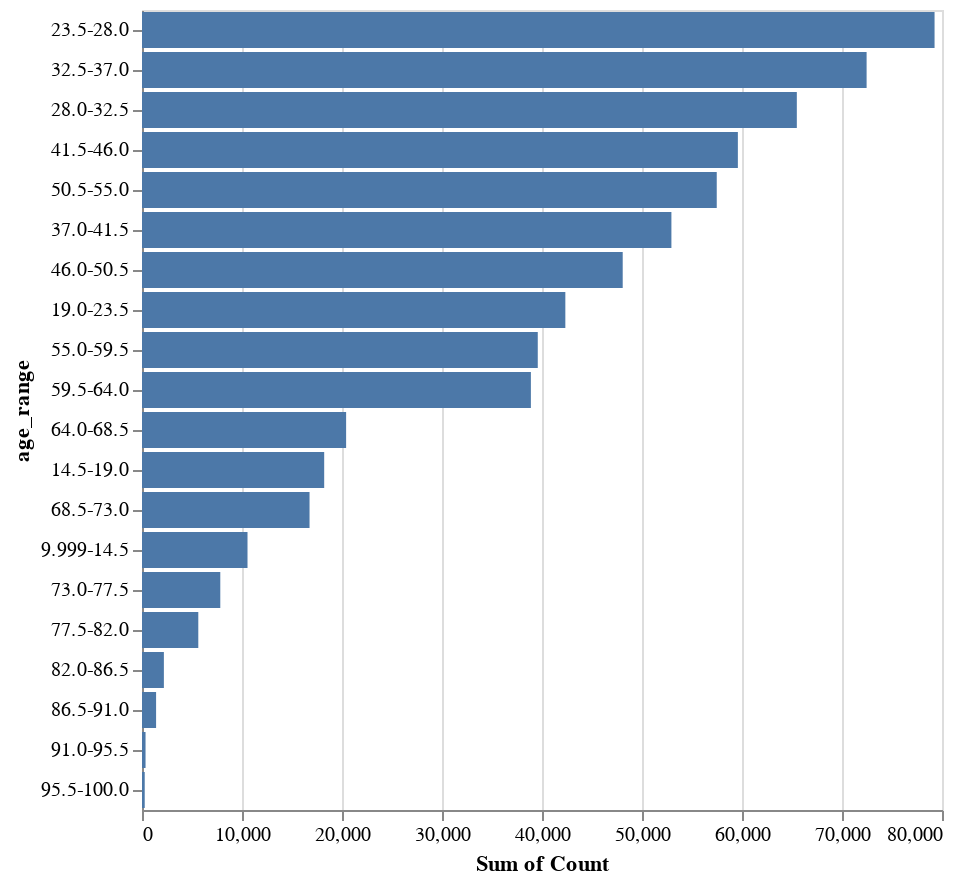

The code cell stored with this chart in its notebook:
### Code cell
alt.Chart(dl_age_combined_df).mark_bar().encode(
    x='sum(Count)',
    y=alt.Y('age_range:N',sort='-x')
)

### Figure 1 — Vega-Lite specification as saved in the notebook (floating-point values rounded to 4 significant figures)
{"config": {"view": {"continuousWidth": 400, "continuousHeight": 300}}, "data": {"name": "data-bb06c4c675da7717a2b61706e2b4ad1c"}, "mark": "bar", "encoding": {"x": {"type": "quantitative", "aggregate": "sum", "field": "Count"}, "y": {"type": "nominal", "field": "age_range", "sort": "-x"}}, "$schema": "https://vega.github.io/schema/vega-lite/v4.8.1.json", "datasets": {"data-bb06c4c675da7717a2b61706e2b4ad1c": [{"Factor": 28.0, "Count": 17305, "age_range": "23.5-28.0"}, {"Factor": 27.0, "Count": 16877, "age_range": "23.5-28.0"}, {"Factor": 29.0, "Count": 16849, "age_range": "28.0-32.5"}, {"Factor": 30.0, "Count": 16803, "age_range": "28.0-32.5"}, {"Factor": 31.0, "Count": 16025, "age_range": "28.0-32.5"}, {"Factor": 32.0, "Count": 15806, "age_range": "28.0-32.5"}, {"Factor": 26.0, "Count": 15758, "age_range": "23.5-28.0"}, {"Factor": 33.0, "Count": 15611, "age_range": "32.5-37.0"}, {"Factor": 25.0, "Count": 15155, "age_range": "23.5-28.0"}, {"Factor": 35.0, "Count": 14742, "age_range": "32.5-37.0"}, {"Factor": 34.0, "Count": 14647, "age_range": "32.5-37.0"}, {"Factor": 24.0, "Count": 14161, "age_range": "23.5-28.0"}, {"Factor": 37.0, "Count": 13956, "age_range": "32.5-37.0"}, {"Factor": 38.0, "Count": 13593, "age_range": "37.0-41.5"}, {"Factor": 36.0, "Count": 13505, "age_range": "32.5-37.0"}, {"Factor": 23.0, "Count": 13342, "age_range": "19.0-23.5"}, {"Factor": 40.0, "Count": 13237, "age_range": "37.0-41.5"}, {"Factor": 39.0, "Count": 13106, "age_range": "37.0-41.5"}, {"Factor": 41.0, "Count": 13005, "age_range": "37.0-41.5"}, {"Factor": 47.0, "Count": 12472, "age_range": "46.0-50.5"}, {"Factor": 42.0, "Count": 12297, "age_range": "41.5-46.0"}, {"Factor": 48.0, "Count": 12292, "age_range": "46.0-50.5"}, {"Factor": 43.0, "Count": 12115, "age_range": "41.5-46.0"}, {"Factor": 49.0, "Count": 11877, "age_range": "46.0-50.5"}, {"Factor": 45.0, "Count": 11780, "age_range": "41.5-46.0"}, {"Factor": 53.0, "Count": 11729, "age_range": "50.5-55.0"}, {"Factor": 44.0, "Count": 11709, "age_range": "41.5-46.0"}, {"Factor": 46.0, "Count": 11686, "age_range": "41.5-46.0"}, {"Factor": 52.0, "Count": 11658, "age_range": "50.5-55.0"}, {"Factor": 54.0, "Count": 11452, "age_range": "50.5-55.0"}, {"Factor": 55.0, "Count": 11446, "age_range": "50.5-55.0"}, {"Factor": 50.0, "Count": 11430, "age_range": "46.0-50.5"}, {"Factor": 22.0, "Count": 11388, "age_range": "19.0-23.5"}, {"Factor": 51.0, "Count": 11190, "age_range": "50.5-55.0"}, {"Factor": 56.0, "Count": 10260, "age_range": "55.0-59.5"}, {"Factor": 57.0, "Count": 9924, "age_range": "55.0-59.5"}, {"Factor": 58.0, "Count": 9910, "age_range": "55.0-59.5"}, {"Factor": 21.0, "Count": 9793, "age_range": "19.0-23.5"}, {"Factor": 59.0, "Count": 9483, "age_range": "55.0-59.5"}, {"Factor": 60.0, "Count": 8999, "age_range": "59.5-64.0"}, {"Factor": 61.0, "Count": 8538, "age_range": "59.5-64.0"}, {"Factor": 62.0, "Count": 7948, "age_range": "59.5-64.0"}, {"Factor": 20.0, "Count": 7811, "age_range": "19.0-23.5"}, {"Factor": 63.0, "Count": 7172, "age_range": "59.5-64.0"}, {"Factor": 19.0, "Count": 6372, "age_range": "14.5-19.0"}, {"Factor": 64.0, "Count": 6232, "age_range": "59.5-64.0"}, {"Factor": 65.0, "Count": 5749, "age_range": "64.0-68.5"}, {"Factor": 66.0, "Count": 5272, "age_range": "64.0-68.5"}, {"Factor": 18.0, "Count": 5050, "age_range": "14.5-19.0"}, {"Factor": 67.0, "Count": 4860, "age_range": "64.0-68.5"}, {"Factor": 68.0, "Count": 4531, "age_range": "64.0-68.5"}, {"Factor": 69.0, "Count": 3957, "age_range": "68.5-73.0"}, {"Factor": 70.0, "Count": 3800, "age_range": "68.5-73.0"}, {"Factor": 71.0, "Count": 3646, "age_range": "68.5-73.0"}, {"Factor": 17.0, "Count": 3241, "age_range": "14.5-19.0"}, {"Factor": 72.0, "Count": 2956, "age_range": "68.5-73.0"}, {"Factor": 10.0, "Count": 2443, "age_range": "9.999-14.5"}, {"Factor": 73.0, "Count": 2395, "age_range": "68.5-73.0"}, {"Factor": 11.0, "Count": 2292, "age_range": "9.999-14.5"}, {"Factor": 74.0, "Count": 2273, "age_range": "73.0-77.5"}, {"Factor": 12.0, "Count": 2125, "age_range": "9.999-14.5"}, {"Factor": 75.0, "Count": 2036, "age_range": "73.0-77.5"}, {"Factor": 13.0, "Count": 1920, "age_range": "9.999-14.5"}, {"Factor": 16.0, "Count": 1888, "age_range": "14.5-19.0"}, {"Factor": 76.0, "Count": 1820, "age_range": "73.0-77.5"}, {"Factor": 14.0, "Count": 1771, "age_range": "9.999-14.5"}, {"Factor": 77.0, "Count": 1700, "age_range": "73.0-77.5"}, {"Factor": 15.0, "Count": 1668, "age_range": "14.5-19.0"}, {"Factor": 78.0, "Count": 1420, "age_range": "77.5-82.0"}, {"Factor": 79.0, "Count": 1274, "age_range": "77.5-82.0"}, {"Factor": 80.0, "Count": 1137, "age_range": "77.5-82.0"}, {"Factor": 81.0, "Count": 982, "age_range": "77.5-82.0"}, {"Factor": 82.0, "Count": 817, "age_range": "77.5-82.0"}, {"Factor": 83.0, "Count": 662, "age_range": "82.0-86.5"}, {"Factor": 84.0, "Count": 655, "age_range": "82.0-86.5"}, {"Factor": 86.0, "Count": 444, "age_range": "82.0-86.5"}, {"Factor": 85.0, "Count": 427, "age_range": "82.0-86.5"}, {"Factor": 87.0, "Count": 394, "age_range": "86.5-91.0"}, {"Factor": 88.0, "Count": 342, "age_range": "86.5-91.0"}, {"Factor": 90.0, "Count": 270, "age_range": "86.5-91.0"}, {"Factor": 89.0, "Count": 235, "age_range": "86.5-91.0"}, {"Factor": 99.0, "Count": 175, "age_range": "95.5-100.0"}, {"Factor": 91.0, "Count": 168, "age_range": "86.5-91.0"}, {"Factor": 92.0, "Count": 127, "age_range": "91.0-95.5"}, {"Factor": 93.0, "Count": 92, "age_range": "91.0-95.5"}, {"Factor": 95.0, "Count": 70, "age_range": "91.0-95.5"}, {"Factor": 94.0, "Count": 65, "age_range": "91.0-95.5"}, {"Factor": 98.0, "Count": 53, "age_range": "95.5-100.0"}, {"Factor": 96.0, "Count": 34, "age_range": "95.5-100.0"}, {"Factor": 97.0, "Count": 8, "age_range": "95.5-100.0"}, {"Factor": 100.0, "Count": 2, "age_range": "95.5-100.0"}]}}
